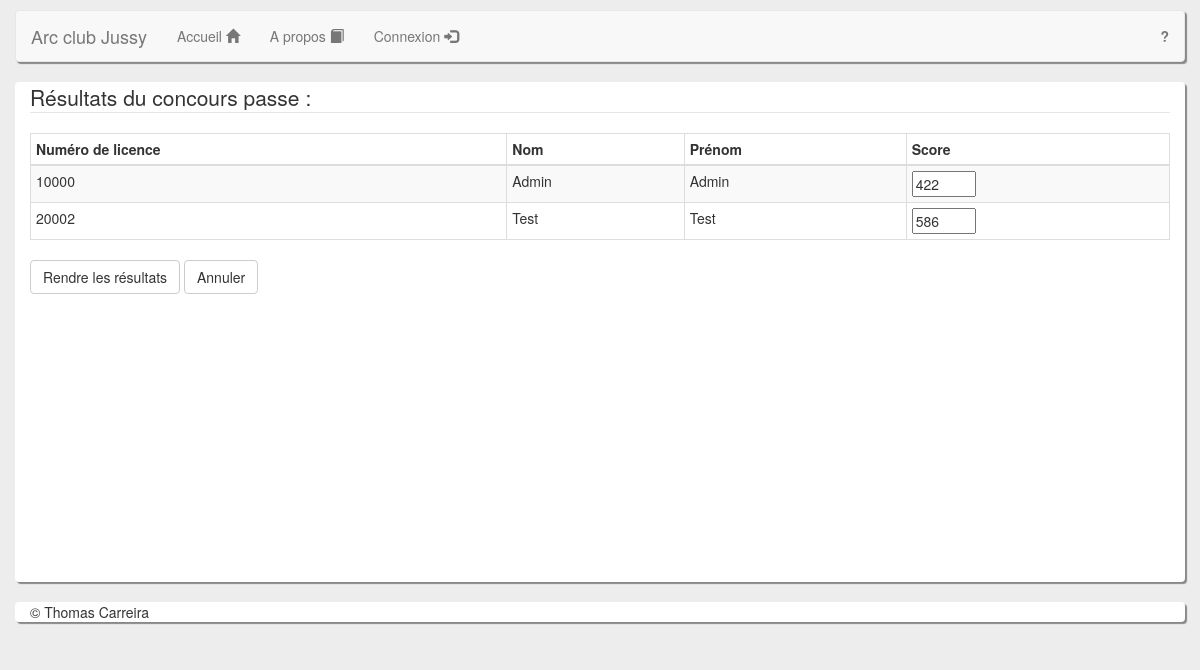
/Site/rediger-consulter-resultats.php?id_concours_resultats=13, run on the app's committed database.
### tables this page shows
CREATE TABLE IF NOT EXISTS `t_concours` (
  `id_concours` int(11) NOT NULL AUTO_INCREMENT,
  `intitule` varchar(50) NOT NULL,
  `lieu` varchar(100) NOT NULL,
  `nb_places` int(6) NOT NULL,
  `date_concours` date NOT NULL,
  `date_limite_inscription` date NOT NULL,
  PRIMARY KEY (`id_concours`),
  UNIQUE KEY `intitule` (`intitule`)
);

CREATE TABLE IF NOT EXISTS `t_inscrits` (
  `id_concours` int(11) NOT NULL,
  `id_membre` int(11) NOT NULL,
  `score` int(3) NOT NULL DEFAULT '-1',
  PRIMARY KEY (`id_concours`,`id_membre`),
  KEY `id_membre` (`id_membre`)
);

CREATE TABLE IF NOT EXISTS `t_membres` (
  `id_membre` int(11) NOT NULL AUTO_INCREMENT,
  `num_licence` int(5) NOT NULL,
  `mdp` varchar(40) NOT NULL,
  `nom` varchar(50) NOT NULL,
  `prenom` varchar(25) NOT NULL,
  `date_naissance` date NOT NULL,
  `est_admin` tinyint(1) NOT NULL DEFAULT '0',
  `est_valide` tinyint(1) NOT NULL DEFAULT '0',
  PRIMARY KEY (`id_membre`),
  UNIQUE KEY `num_licence` (`num_licence`)
);

### Site/librairie/librairie_concours.php (the view, shortened to what this page needs)
<?php
function charger_donnees_concours($id_concours) {
    $query = connectDB()->prepare("SELECT * FROM `t_concours` WHERE id_concours = ?");
    $query->execute([$id_concours]);
    $data = $query->fetch(PDO::FETCH_ASSOC);
    return $data;
}
function liste_participant($id_concours) {
    static $query = null;
    if ($query == null) {
        $query = connectDB()->prepare("SELECT i.id_membre, score, num_licence, nom, prenom, date_naissance FROM t_inscrits i, t_membres m WHERE i.id_membre = m.id_membre AND id_concours = ? ORDER BY date_naissance DESC");
    }
    $query->execute([$id_concours]);
    while (($data = $query->fetch(PDO::FETCH_ASSOC)) !== false) {
        echo '<tr>';
        echo '<td>' . $data['num_licence'] . '</td>';
        echo '<td>' . $data['nom'] . '</td>';
        echo '<td>' . $data['prenom'] . '</td>';
        if ($data['score'] != -1)
            echo '<td><input type="number" name="' . $data['id_membre'] . '_score" value="' . $data['score'] . '" min="0" max="600"></td>';
        else
            echo '<td><input type="number" name="' . $data['id_membre'] . '_score" min="0" max="600"></td>';
        echo '</tr>';
    }
}

### Site/rediger-consulter-resultats.php (shortened to what this page needs)
<?php
require './librairie/librairie.php';
require './librairie/librairie_concours.php';
if (isset($_REQUEST['id_concours_resultats'])) {
    $concours = charger_donnees_concours($_REQUEST['id_concours_resultats']);
} else if (isset($_REQUEST['id_concours_consulte'])) {
    $concours = charger_donnees_concours($_REQUEST['id_concours_consulte']);
}
?>
<!DOCTYPE html>
<html>
    <ul class="nav navbar-nav">
        <li>
            <a href="index.php">Accueil <span class="glyphicon glyphicon-home"></span></a>
        </li>
        <li>
            <a href="a-propos.php">A propos <span class="glyphicon glyphicon-book"></span></a>
        </li>
        <li>
            <?php
            if (isset($_SESSION['membre_connecte']))
                echo '<a href="deconnexion.php">Deconnexion <span class="glyphicon glyphicon-log-out"></span></a>';
            else
                echo '<a href="connexion.php">Connexion <span class="glyphicon glyphicon-log-in"></span></a>';
            ?>
        </li>
    </ul>
    <ul class="nav navbar-nav navbar-right">
        <li>
            <a href="aide.php"><b>?</b></a>
        </li>
    </ul>
</div>
</nav>
</div>
<div class="row">
    <section class="col-sm-12 table-responsive">
        <form action="#" method="post">
            <legend>Résultats du concours <?php echo $concours['intitule'] ?> : </legend>
            <div class="table-responsive">
                <table class="table table-bordered table-striped table-condensed">
                    <thead>
                        <tr>
                            <th>
                                Numéro de licence
                            </th>
                            <th>
                                Nom
                            </th>
                            <th>
                                Prénom
                            </th>
                            <th>
                                Score
                            </th>
                        </tr>
                    </thead>
                    <tbody>
                        <?php
                        if (isset($_REQUEST['id_concours_resultats']))
                            liste_participant($_REQUEST['id_concours_resultats']);
                        else
                            consulter_concours($_REQUEST['id_concours_consulte']);
                        ?>
                    </tbody>
                </table>
            </div>
            <?php
            if (isset($_REQUEST['id_concours_resultats']))
                echo '<input type="submit" class="btn btn-default" name="remise" value="Rendre les résultats">';
            ?>
            <input type="submit" class="btn btn-default" name="annuler" value="Annuler">
        </form>
    </section>
</div>
<div class="row">
    <footer class="col-sm-12">
        &copy; Thomas Carreira
    </footer>
</div>
</div>
</body>
</html>

### data on the page
t_concours: intitule "passe"
t_inscrits: id_membre.num_licence "10000", id_membre.nom "Admin", id_membre.prenom "Admin", score "422"
t_inscrits: id_membre.num_licence "20002", id_membre.nom "Test", id_membre.prenom "Test", score "586"
